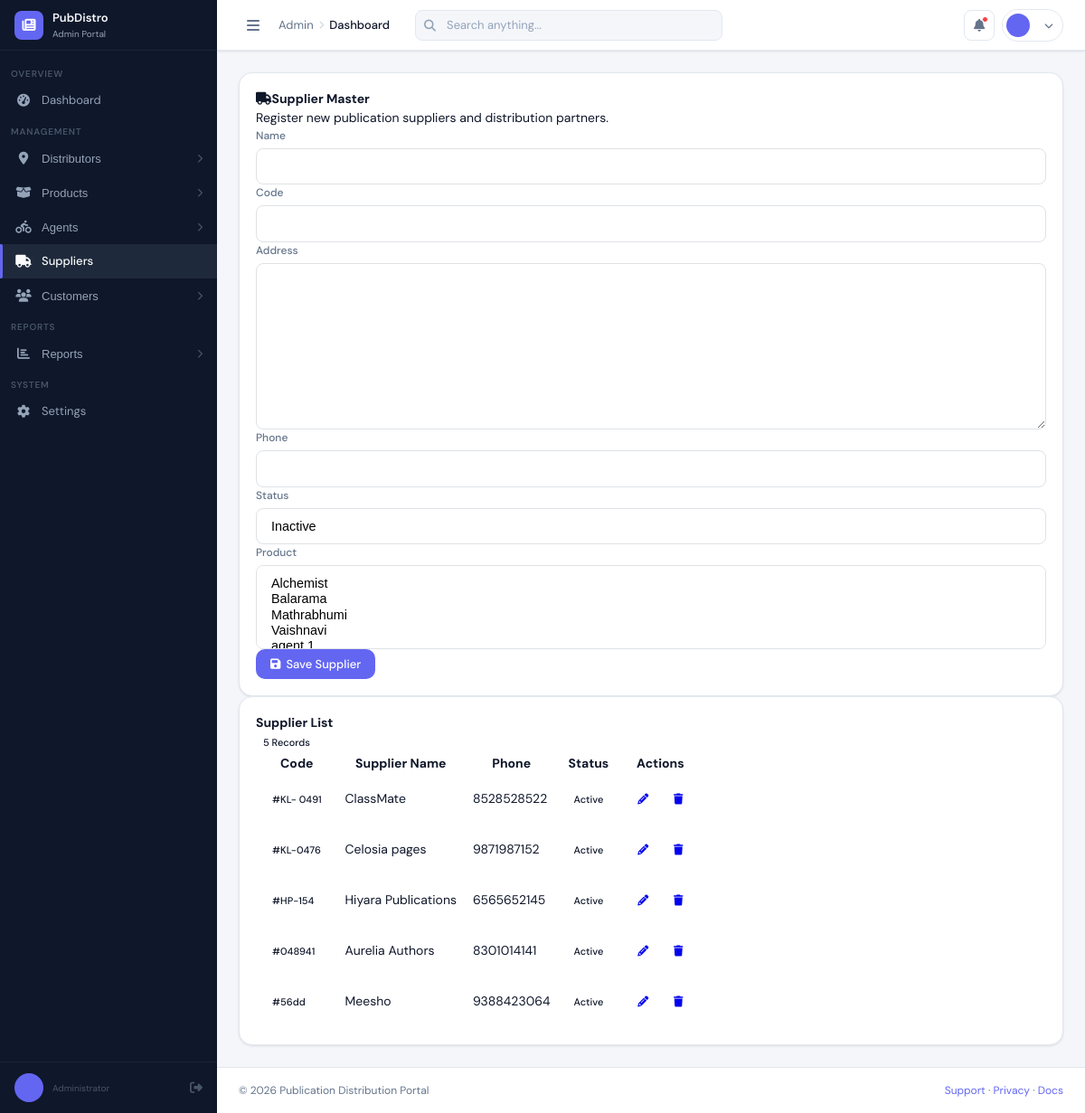
Page /admin_panel/supplier/ on the committed database.
### admin_panel/models.py (models this page shows, shortened)
class Supplier(models.Model):
    name = models.CharField(max_length=50)
    code = models.CharField(max_length=20)
    address = models.TextField()
    phone = models.IntegerField()
    status = models.CharField(max_length=15, default="Inactive")
    product = models.ManyToManyField(Product, blank=True)

### admin_panel/views.py (the view)
# urls.py: path('supplier/', views.supplier_list_create_update, name='supplier_list'),
def supplier_list_create_update(request, id=None):
    obj = get_object_or_404(Supplier, id=id) if id else None
    form = SupplierForm(request.POST or None, instance=obj)
    if request.method == "POST" and form.is_valid():
        supplier = form.save(commit=False)
        supplier.save()
        form.save_m2m()
        return redirect('supplier_list')
    data = Supplier.objects.all()
    return render(request, 'supplier_list_form.html', {
        'form': form,
        'data': data
    })

### admin_panel/forms.py
class SupplierForm(forms.ModelForm):
    class Meta:
        model = Supplier
        fields = '__all__'

### admin_panel/models.py (called while the page is built)
    def __str__(self):
        return self.name

### templates/supplier_list_form.html (shortened to what this page needs)
{% extends 'adminheader.html' %}
{% block content %}
<div class="container-fluid py-4">
    <div class="row">
        <div class="col-xl-4 col-lg-5 mb-4">
            <div class="card shadow-sm border-0 h-100" style="border-radius: 15px;">
                <div class="card-body p-4">
                    <h4 class="fw-bold text-primary mb-3">
                        <i class="fa fa-truck me-2"></i>Supplier Master
                    </h4>
                    <p class="text-muted small mb-4">Register new publication suppliers and distribution partners.</p>
                    <form method="POST" class="supplier-form">
                        <div class="row g-2">
                            {% for field in form %}
                            <div class="col-12 mb-2">
                                <label class="form-label fw-bold small text-muted">{{ field.label }}</label>
                                <div class="custom-input-group">
                                    {{ field }}
                                </div>
                            </div>
                            {% endfor %}
                        </div>
                        <div class="mt-4">
                            <button type="submit" class="btn btn-primary btn-lg w-100 shadow-0 py-3" style="border-radius: 10px;">
                                <i class="fa fa-save me-2"></i>Save Supplier
                            </button>
                        </div>
                    </form>
                </div>
            </div>
        </div>
        <div class="col-xl-8 col-lg-7 mb-4">
            <div class="card shadow-sm border-0 h-100" style="border-radius: 15px;">
                <div class="card-body p-4">
                    <div class="d-flex justify-content-between align-items-center mb-4">
                        <h4 class="fw-bold text-dark m-0">Supplier List</h4>
                        <span class="badge rounded-pill bg-primary px-3 py-2">{{ data|length }} Records</span>
                    </div>
                    <div class="table-responsive">
                        <table class="table table-hover align-middle">
                            <thead class="bg-light">
                                <tr>
                                    <th class="border-0 text-muted py-3">Code</th>
                                    <th class="border-0 text-muted py-3">Supplier Name</th>
                                    <th class="border-0 text-muted py-3">Phone</th>
                                    <th class="border-0 text-muted py-3">Status</th>
                                    <th class="border-0 text-muted py-3 text-center">Actions</th>
                                </tr>
                            </thead>
                            <tbody>
                                {% for i in data %}
                                <tr>
                                    <td><span class="badge badge-light border text-dark">#{{ i.code }}</span></td>
                                    <td><span class="fw-bold text-dark">{{ i.name }}</span></td>
                                    <td class="text-muted">{{ i.phone }}</td>
                                    <td>
                                        <span class="badge {% if i.status|lower == 'active' %}badge-success{% else %}badge-danger{% endif %}">
                                            {{ i.status }}
                                        </span>
                                    </td>
                                    <td class="text-center">
                                        <div class="d-flex justify-content-center gap-2">
                                            <a href="{% url 'supplier_edit' i.id %}" class="btn btn-sm btn-outline-primary px-3">
                                                <i class="fa fa-pencil"></i>
                                            </a>
                                            <a href="{% url 'supplier_delete' i.id %}" class="btn btn-sm btn-outline-danger px-3">
                                                <i class="fa fa-trash"></i>
                                            </a>
                                        </div>
                                    </td>
                                </tr>
                                {% empty %}
                                <tr>
                                    <td colspan="5" class="text-center py-5 text-muted">No suppliers registered yet.</td>
                                </tr>
                                {% endfor %}
                            </tbody>
                        </table>
                    </div>
                </div>
            </div>
        </div>
    </div>
</div>
{% endblock %}

### templates/adminheader.html (style rules this page uses)
*, *::before, *::after { box-sizing: border-box; margin: 0; padding: 0; }
:root { --sidebar-w: 240px; --sidebar-col-w: 64px; --topbar-h: 56px; --bg: #F4F6FA; --sidebar-bg: #0F172A; --sidebar-text: #94A3B8; --sidebar-hover: rgba(255,255,255,.05); --sidebar-active: #1E293B; --accent: #6366F1; --accent-light: #EEF2FF; --card: #FFFFFF; --text: #0F172A; --text-2: #64748B; --border: #E2E8F0; --shadow: 0 1px 3px rgba(0,0,0,.07),0 1px 2px rgba(0,0,0,.04); --radius: 10px; }
body { font-family:'DM Sans',sans-serif; background:var(--bg); color:var(--text); font-size:14px; line-height:1.5; display:flex; min-height:100vh; }
.card { background:var(--card); border:1px solid var(--border); border-radius:var(--radius); box-shadow:var(--shadow); }
.card-body { padding:18px; }
.badge { display:inline-block; padding:2px 8px; border-radius:20px; font-size:11px; font-weight:500; }
.btn { display:inline-flex; align-items:center; gap:6px; padding:8px 16px; border-radius:8px; font-size:13px; font-weight:500; font-family:'DM Sans',sans-serif; cursor:pointer; border:none; text-decoration:none; transition:opacity .12s,transform .1s; }
.btn-primary { background:var(--accent); color:#fff; }
.btn-sm { padding:5px 12px; font-size:12px; }
.form-label { display:block; font-size:12px; font-weight:500; color:var(--text-2); margin-bottom:5px; }

### templates/supplier_list_form.html (style rules this page uses)
.custom-input-group input, .custom-input-group select, .custom-input-group textarea { display: block; width: 100%; padding: 0.7rem 1rem; font-size: 0.9rem; border: 1px solid #dee2e6; border-radius: 8px; background-color: #fff; }
.table td { padding: 1rem 0.5rem; }

### rows in the picture
Supplier: code "KL- 0491", name "ClassMate", phone "8528528522", status "Active"
Supplier: code "KL-0476", name "Celosia pages", phone "9871987152", status "Active"
Supplier: code "HP-154", name "Hiyara Publications", phone "6565652145", status "Active"
Supplier: code "048941", name "Aurelia Authors", phone "8301014141", status "Active"
Supplier: code "56dd", name "Meesho", phone "9388423064", status "Active"

### other values in the picture
{{ field.label }} "Name" "Code" "Address" "Phone" "Status" "Product"
{{ data|length }} "5"
